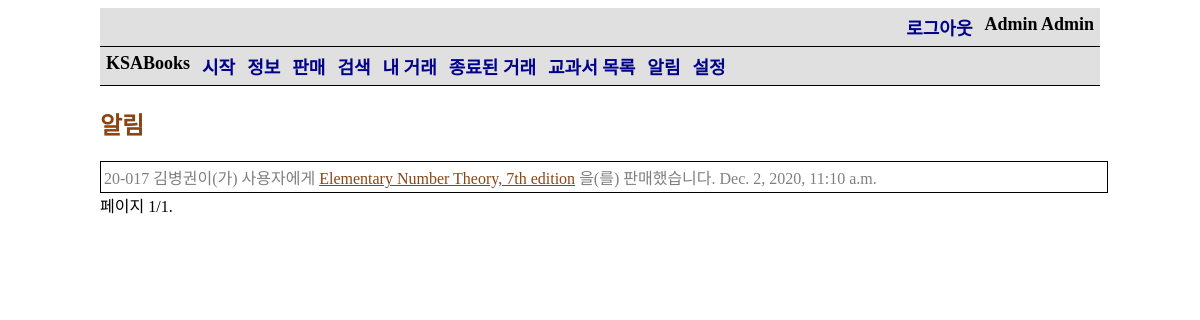
Before: /notification/ (signed in) with the older database file.
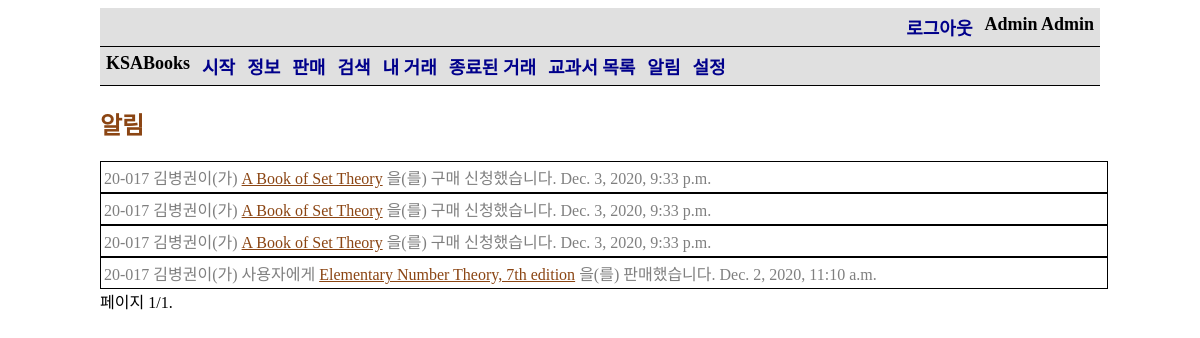
After: the same page with the newer database file.
### ksa_books_app/models.py (models this page shows, shortened)
class Book(models.Model):
    title = models.CharField(max_length=100, verbose_name='제목')
    author = models.CharField(max_length=100, verbose_name='저자')
    courses = models.ManyToManyField(Course, verbose_name='과목')
    subject = models.ForeignKey(Subject, verbose_name='교과', on_delete=models.SET_NULL, null=True)
    publisher = models.CharField(max_length=100, verbose_name='출판사')
    isbn = models.CharField(max_length=13, verbose_name='ISBN',
                            help_text='13 Character <a href="https://www.isbn-international.org/content/what-isbn">ISBN number</a>')
    list_price = models.PositiveIntegerField(verbose_name='정가', null=True, blank=True)
    group_price = models.PositiveIntegerField(verbose_name='공동구매 가격', null=True, blank=True)
    using = models.BooleanField(verbose_name='사용 여부')
    class Meta:
        permissions = (
            ('load_data', 'Can load data'),
        )
        ordering = ['subject']
    def display_courses(self):
        return ', '.join([str(c) for c in self.courses.all()])
    display_courses.short_description = '수업'

class Notification(models.Model):
    type = models.CharField(choices=NOTIFICATIONS, max_length=ceil(log(len(NOTIFICATIONS)+1, 10)), null=True)
    date_time = models.DateTimeField(auto_now_add=True, null=True)
    data_offer1 = models.ForeignKey(Offer, on_delete=models.SET_NULL, null=True, blank=True)
    data_user1 = models.ForeignKey(settings.AUTH_USER_MODEL, on_delete=models.SET_NULL, null=True, blank=True,
                                   related_name='data_user1')
    def html_form(self):
        html = []
        TEXT, LINK = 'text', 'link'
        if self.type == COMMENT:
            html.append((TEXT, f'{self.data_user1}이(가) '))
            html.append((LINK, self.data_offer1.book.title, self.data_offer1.get_absolute_url()))
            html.append((TEXT, '에 댓글을 달았습니다.'))
        elif self.type == NEW_OFFER:
            html.append((TEXT, f'{self.data_user1}이(가) '))
            html.append((LINK, self.data_offer1.book.title, self.data_offer1.get_absolute_url()))
            html.append((TEXT, '을(를) 판매하고 있습니다.'))
        elif self.type == SOLD_TO_USER:
            html.append((TEXT, f'{self.data_user1}이(가) 사용자에게 '))
            html.append((LINK, self.data_offer1.book.title, self.data_offer1.get_absolute_url()))
            html.append((TEXT, '을(를) 판매했습니다.'))
        elif self.type == SOLD_TO_OTHER:
            html.append((TEXT, f'{self.data_user1}이(가) 다른 사람에게 '))
            html.append((LINK, self.data_offer1.book.title, self.data_offer1.get_absolute_url()))
            html.append((TEXT, '을(를) 판매했습니다.'))
        elif self.type == NEW_WANT:
            html.append((TEXT, f'{self.data_user1}이(가) '))
            html.append((LINK, self.data_offer1.book.title, self.data_offer1.get_absolute_url()))
            html.append((TEXT, '을(를) 구매 신청했습니다.'))
        elif self.type == BUYER_CANCEL:
            html.append((TEXT, f'{self.data_user1}이(가) '))
            html.append((LINK, self.data_offer1.book.title, self.data_offer1.get_absolute_url()))
            html.append((TEXT, ' 구매를 취소했습니다.'))
        elif self.type == SELLER_CANCEL:
            html.append((TEXT, f'{self.data_user1}이(가) '))
            html.append((LINK, self.data_offer1.book.title, self.data_offer1.get_absolute_url()))
            html.append((TEXT, ' 판매를 취소했습니다.'))
        html.append(self.date_time)
        return html

### ksa_books_app/views.py (the view)
# urls.py: path('notification/', views.notification, name='notification'),
@login_required
def notification(request):
    qs = request.user.notifications.order_by('-date_time')
    paginator = Paginator(qs, 10)
    page = request.GET.get('page')
    page_obj = paginator.get_page(page)
    object_qs = page_obj.object_list
    html_list = [a.html_form() for a in object_qs]
    new_notification = request.user.unread_notification
    request.user.unread_notification = 0
    request.user.save()
    context = {
        'page_obj': page_obj,
        'html_list': html_list,
        'object_qs': object_qs,
        'new_notification': new_notification,
        'is_paginated': True,
    }
    return render(request, 'notifications.html', context=context)

### ksa_books_app/models.py (called while the page is built)
    def get_absolute_url(self):
        return reverse('check-offer', args=[str(self.id)])

    def __str__(self):
        return ' '.join([self.student_id, self.name])

    def is_international(self):
        return self.student_id[3] == '2'

### ksa_books_app/templates/notifications.html (shortened to what this page needs)
{% extends 'base_generic.html' %}
{% block content %}
    <h2>알림</h2>
    {% if html_list %}
        {% for html in html_list %}
            {% if forloop.counter0 < new_notification %}
                <div class="new">
                    {% for phrase in html %}
                        {% if forloop.last %}
                            <span> {{ phrase }}</span>
                        {% else %}
                            {% if phrase.0 == 'text' %}
                                <span>{{ phrase.1 }}</span>
                            {% elif phrase.0 == 'link' %}
                                <a href="{{ phrase.2 }}" target="_blank">{{ phrase.1 }}</a>
                            {% endif %}
                        {% endif %}
                    {% endfor %}
                </div>
            {% else %}
                <div class="old">
                    {% for phrase in html %}
                        {% if forloop.last %}
                            <span> {{ phrase }}</span>
                        {% else %}
                            {% if phrase.0 == 'text' %}
                                <span>{{ phrase.1 }}</span>
                            {% elif phrase.0 == 'link' %}
                                <a href="{{ phrase.2 }}" target="_blank">{{ phrase.1 }}</a>
                            {% endif %}
                        {% endif %}
                    {% endfor %}
                </div>
            {% endif %}
            <br>
        {% endfor %}
    {% else %}
        <p>알림이 없습니다.</p>
    {% endif %}
{% endblock %}

Changed rows visible on the page:
now on this page (row unchanged): Book: title "A Book of Set Theory" "A Book of Set Theory" "A Book of Set Theory"
added Notification: html "Dec. 3, 2020, 9:33 p.m."
added Notification: html "Dec. 3, 2020, 9:33 p.m."
added Notification: html "Dec. 3, 2020, 9:33 p.m."
Other visible differences:
list line gone: "20-017 김병권이(가) 사용자에게 을(를) 판매했습니다."
new list line: "20-017 김병권이(가) 을(를) 구매 신청했습니다."
new list line: "20-017 김병권이(가) 사용자에게 을(를) 판매했습니다."
new list line: "Elementary Number Theory, 7th edition"
new list line: "Dec. 2, 2020, 11:10 a.m."
list line gone: "Elementary Number Theory, 7th edition"
list line gone: "Dec. 2, 2020, 11:10 a.m."
